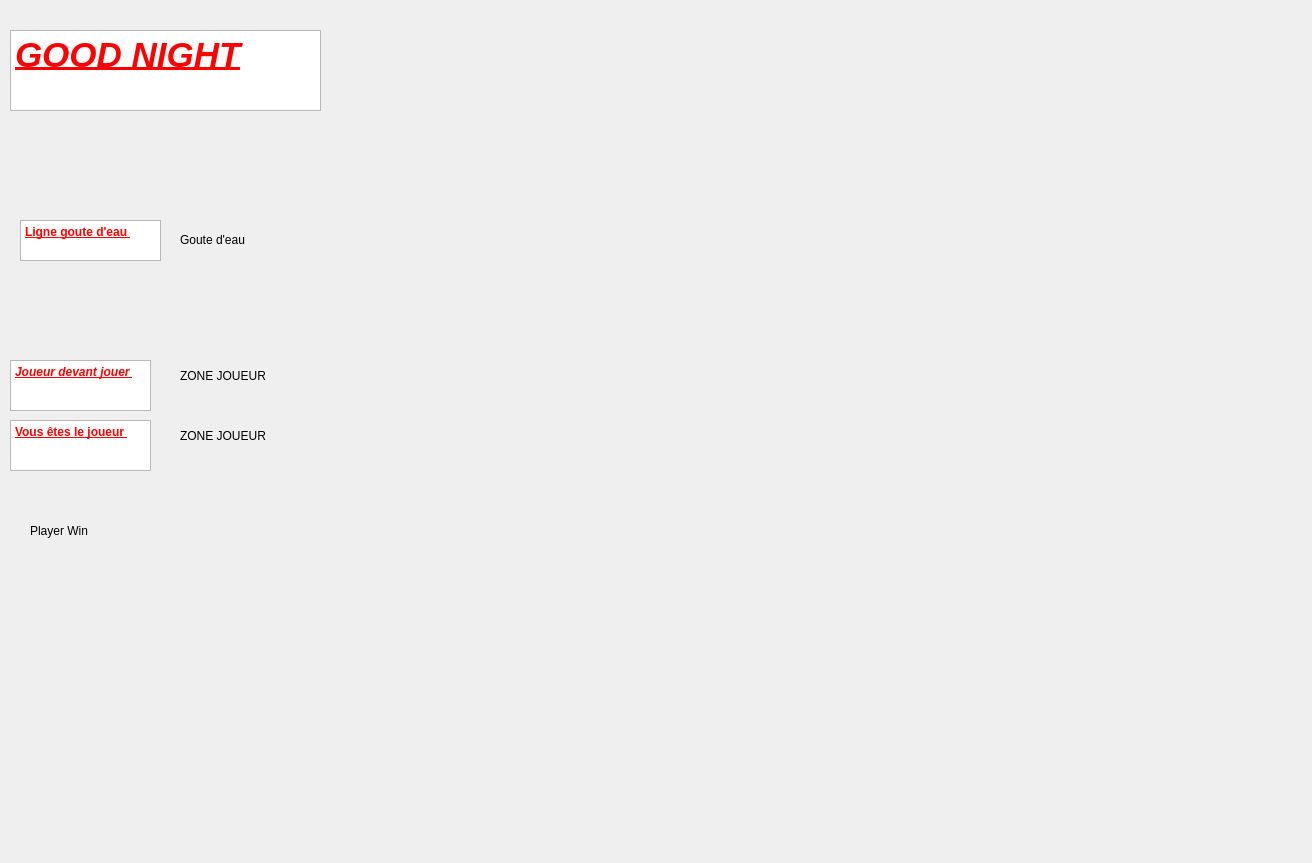
<?xml version="1.0" encoding="UTF-8"?>
<ui version="4.0">
 <class>good_night_gui</class>
 <widget class="QWidget" name="good_night_gui">
  <property name="geometry">
   <rect>
    <x>0</x>
    <y>0</y>
    <width>1312</width>
    <height>863</height>
   </rect>
  </property>
  <property name="palette">
   <palette>
    <active/>
    <inactive/>
    <disabled/>
   </palette>
  </property>
  <property name="windowTitle">
   <string>black_jack</string>
  </property>
  <property name="autoFillBackground">
   <bool>false</bool>
  </property>
  <widget class="QWidget" name="Board_Game" native="true">
   <property name="geometry">
    <rect>
     <x>410</x>
     <y>20</y>
     <width>821</width>
     <height>601</height>
    </rect>
   </property>
   <layout class="QGridLayout" name="gridLayout_2">
    <item row="0" column="0">
     <layout class="QGridLayout" name="gridLayout"/>
    </item>
   </layout>
  </widget>
  <widget class="QLabel" name="player_that_play">
   <property name="geometry">
    <rect>
     <x>180</x>
     <y>350</y>
     <width>131</width>
     <height>51</height>
    </rect>
   </property>
   <property name="text">
    <string>ZONE JOUEUR</string>
   </property>
  </widget>
  <widget class="QTextEdit" name="titre_player">
   <property name="geometry">
    <rect>
     <x>10</x>
     <y>360</y>
     <width>141</width>
     <height>51</height>
    </rect>
   </property>
   <property name="html">
    <string>&lt;!DOCTYPE HTML PUBLIC &quot;-//W3C//DTD HTML 4.0//EN&quot; &quot;http://www.w3.org/TR/REC-html40/strict.dtd&quot;&gt;
&lt;html&gt;&lt;head&gt;&lt;meta name=&quot;qrichtext&quot; content=&quot;1&quot; /&gt;&lt;meta charset=&quot;utf-8&quot; /&gt;&lt;style type=&quot;text/css&quot;&gt;
p, li { white-space: pre-wrap; }
hr { height: 1px; border-width: 0; }
&lt;/style&gt;&lt;/head&gt;&lt;body style=&quot; font-family:'Segoe UI'; font-size:9pt; font-weight:400; font-style:normal;&quot;&gt;
&lt;p style=&quot; margin-top:0px; margin-bottom:0px; margin-left:0px; margin-right:0px; -qt-block-indent:0; text-indent:0px;&quot;&gt;&lt;span style=&quot; font-weight:700; font-style:italic; text-decoration: underline; color:#ff0000;&quot;&gt;Joueur devant jouer &lt;/span&gt;&lt;/p&gt;&lt;/body&gt;&lt;/html&gt;</string>
   </property>
  </widget>
  <widget class="QTextEdit" name="name_game">
   <property name="geometry">
    <rect>
     <x>10</x>
     <y>30</y>
     <width>311</width>
     <height>81</height>
    </rect>
   </property>
   <property name="html">
    <string>&lt;!DOCTYPE HTML PUBLIC &quot;-//W3C//DTD HTML 4.0//EN&quot; &quot;http://www.w3.org/TR/REC-html40/strict.dtd&quot;&gt;
&lt;html&gt;&lt;head&gt;&lt;meta name=&quot;qrichtext&quot; content=&quot;1&quot; /&gt;&lt;meta charset=&quot;utf-8&quot; /&gt;&lt;style type=&quot;text/css&quot;&gt;
p, li { white-space: pre-wrap; }
hr { height: 1px; border-width: 0; }
&lt;/style&gt;&lt;/head&gt;&lt;body style=&quot; font-family:'Segoe UI'; font-size:9pt; font-weight:400; font-style:normal;&quot;&gt;
&lt;p style=&quot; margin-top:0px; margin-bottom:0px; margin-left:0px; margin-right:0px; -qt-block-indent:0; text-indent:0px;&quot;&gt;&lt;span style=&quot; font-size:26pt; font-weight:700; font-style:italic; text-decoration: underline; color:#ff0000;&quot;&gt;GOOD NIGHT&lt;/span&gt;&lt;/p&gt;&lt;/body&gt;&lt;/html&gt;</string>
   </property>
  </widget>
  <widget class="QLabel" name="Player_Win">
   <property name="geometry">
    <rect>
     <x>30</x>
     <y>490</y>
     <width>281</width>
     <height>81</height>
    </rect>
   </property>
   <property name="text">
    <string>Player Win</string>
   </property>
  </widget>
  <widget class="QLabel" name="gouteEau">
   <property name="geometry">
    <rect>
     <x>180</x>
     <y>230</y>
     <width>101</width>
     <height>20</height>
    </rect>
   </property>
   <property name="text">
    <string>Goute d'eau</string>
   </property>
  </widget>
  <widget class="QTextEdit" name="titre_player_2">
   <property name="geometry">
    <rect>
     <x>20</x>
     <y>220</y>
     <width>141</width>
     <height>41</height>
    </rect>
   </property>
   <property name="html">
    <string>&lt;!DOCTYPE HTML PUBLIC &quot;-//W3C//DTD HTML 4.0//EN&quot; &quot;http://www.w3.org/TR/REC-html40/strict.dtd&quot;&gt;
&lt;html&gt;&lt;head&gt;&lt;meta name=&quot;qrichtext&quot; content=&quot;1&quot; /&gt;&lt;meta charset=&quot;utf-8&quot; /&gt;&lt;style type=&quot;text/css&quot;&gt;
p, li { white-space: pre-wrap; }
hr { height: 1px; border-width: 0; }
&lt;/style&gt;&lt;/head&gt;&lt;body style=&quot; font-family:'Segoe UI'; font-size:9pt; font-weight:400; font-style:normal;&quot;&gt;
&lt;p style=&quot; margin-top:0px; margin-bottom:0px; margin-left:0px; margin-right:0px; -qt-block-indent:0; text-indent:0px;&quot;&gt;&lt;span style=&quot; font-weight:700; text-decoration: underline; color:#ff0000;&quot;&gt;Ligne goute d'eau &lt;/span&gt;&lt;/p&gt;&lt;/body&gt;&lt;/html&gt;</string>
   </property>
  </widget>
  <widget class="QTextEdit" name="titre_player_3">
   <property name="geometry">
    <rect>
     <x>10</x>
     <y>420</y>
     <width>141</width>
     <height>51</height>
    </rect>
   </property>
   <property name="html">
    <string>&lt;!DOCTYPE HTML PUBLIC &quot;-//W3C//DTD HTML 4.0//EN&quot; &quot;http://www.w3.org/TR/REC-html40/strict.dtd&quot;&gt;
&lt;html&gt;&lt;head&gt;&lt;meta name=&quot;qrichtext&quot; content=&quot;1&quot; /&gt;&lt;meta charset=&quot;utf-8&quot; /&gt;&lt;style type=&quot;text/css&quot;&gt;
p, li { white-space: pre-wrap; }
hr { height: 1px; border-width: 0; }
&lt;/style&gt;&lt;/head&gt;&lt;body style=&quot; font-family:'Segoe UI'; font-size:9pt; font-weight:400; font-style:normal;&quot;&gt;
&lt;p style=&quot; margin-top:0px; margin-bottom:0px; margin-left:0px; margin-right:0px; -qt-block-indent:0; text-indent:0px;&quot;&gt;&lt;span style=&quot; font-weight:700; text-decoration: underline; color:#ff0000;&quot;&gt;Vous êtes le joueur &lt;/span&gt;&lt;/p&gt;&lt;/body&gt;&lt;/html&gt;</string>
   </property>
  </widget>
  <widget class="QLabel" name="player_that_play_2">
   <property name="geometry">
    <rect>
     <x>180</x>
     <y>410</y>
     <width>131</width>
     <height>51</height>
    </rect>
   </property>
   <property name="text">
    <string>ZONE JOUEUR</string>
   </property>
  </widget>
 </widget>
 <resources/>
 <connections/>
</ui>
